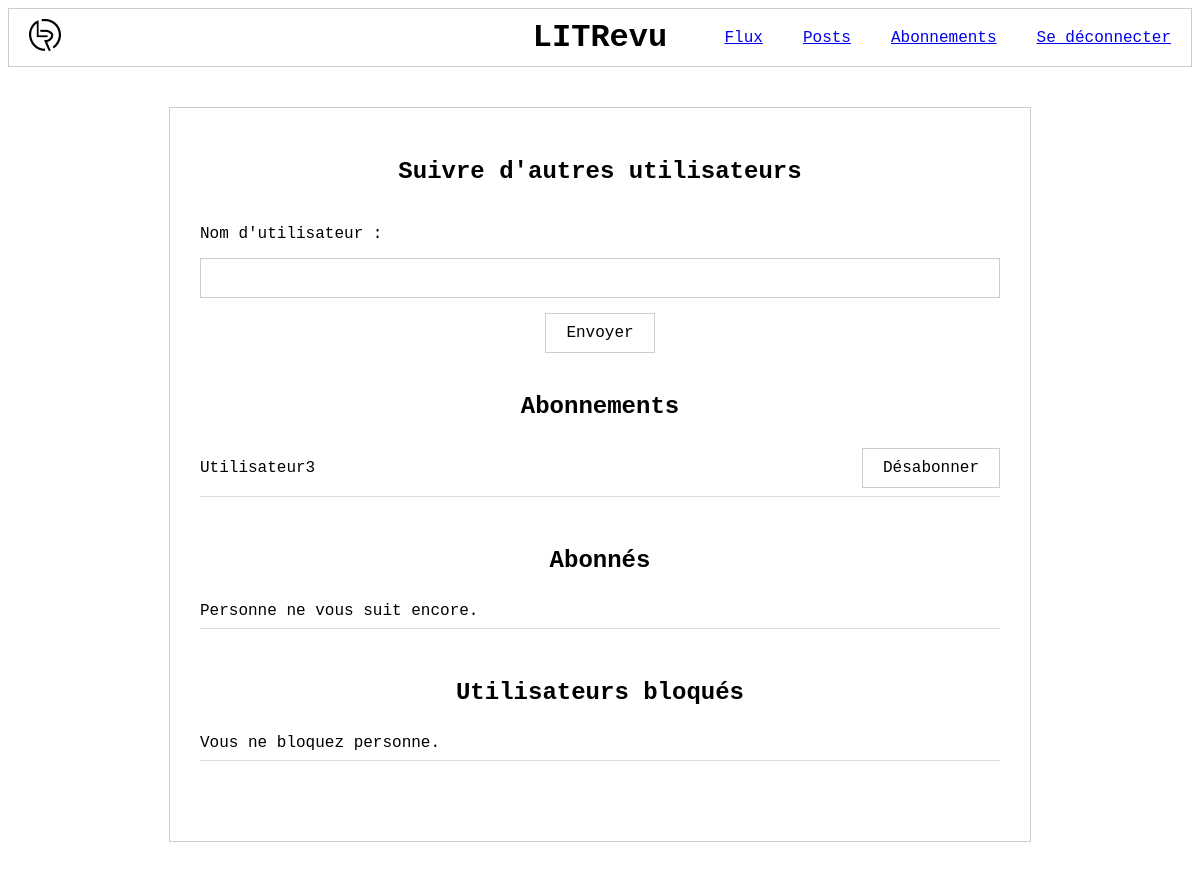
The app's page /review/follow/ (signed in), older data.
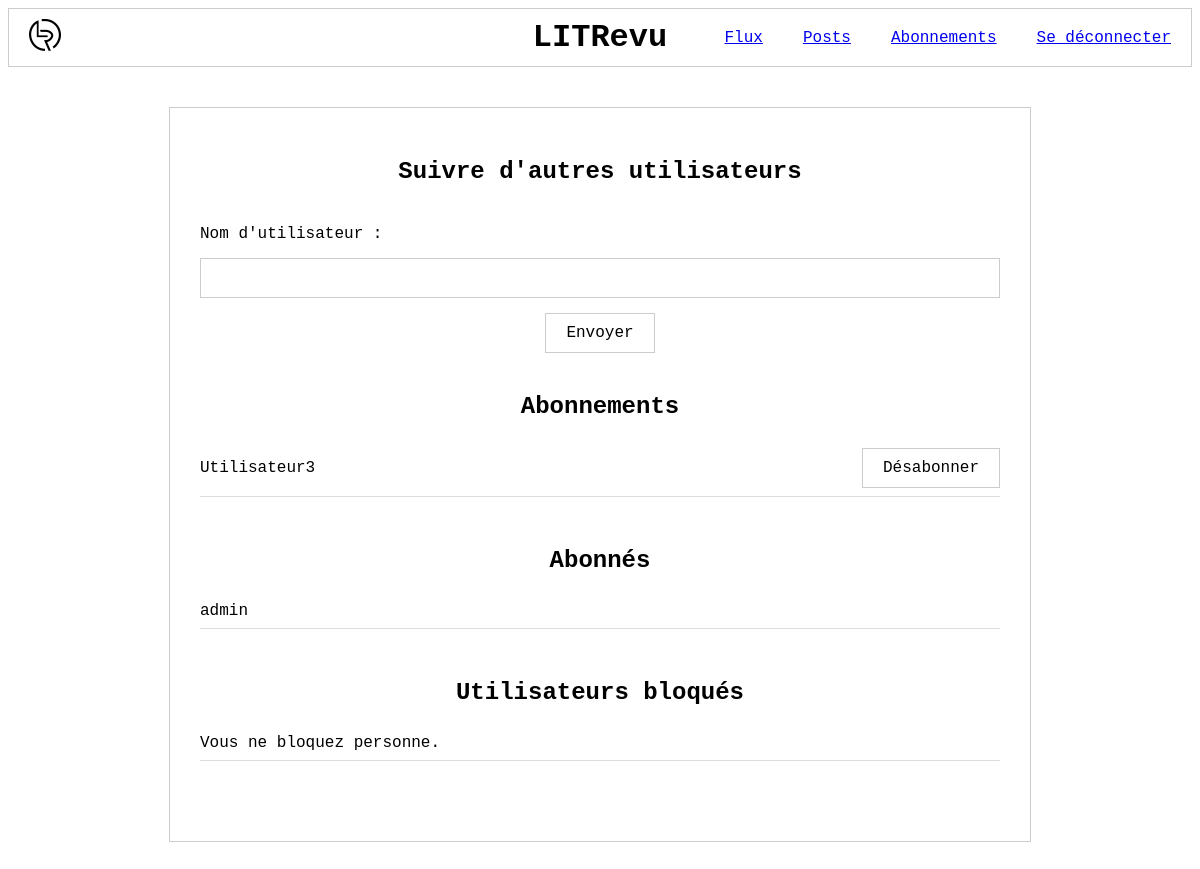
The same page, newer data.
### reviews/models.py (models this page shows)
class UserFollow(models.Model):
    user = models.ForeignKey(to=settings.AUTH_USER_MODEL, on_delete=models.CASCADE, related_name='following')
    followed_user = models.ForeignKey(to=settings.AUTH_USER_MODEL, on_delete=models.CASCADE, related_name='followed_by')
    class Meta:
        unique_together = ('user', 'followed_user', )

### authentication/models.py (models this page shows)
class User(AbstractUser):
    first_name = None
    last_name = None

### reviews/views.py (the view)
# urls.py: path('follow/', views.follow, name='follow'),
@login_required
def follow(request):
    if request.method == "POST":
        form = forms.FollowForm(request.POST, user=request.user)
        if form.is_valid():
            form.save()
            return redirect("follow")
    else:
        form = forms.FollowForm(user=request.user)
    following = UserFollow.objects.filter(user=request.user)
    followers = UserFollow.objects.filter(followed_user=request.user)
    blocked_user = UserBlock.objects.filter(user=request.user)
    return render(request, "reviews/follow.html", {
        "form": form,
        "following": following,
        "followers": followers,
        "blocked_user": blocked_user
    })

### reviews/forms.py (shortened to what this page needs)
class FollowForm(forms.Form):
    followed_user = forms.CharField(label="Nom d'utilisateur")
    def __init__(self, *args, user=None, **kwargs):
        super().__init__(*args, **kwargs)
        self.user = user

### reviews/templates/reviews/follow.html (shortened to what this page needs)
{% extends "base.html" %}
{% load static %}
{% block extra_css %}
    <link rel="stylesheet" href="{% static 'reviews/follow.css' %}">
{% endblock %}
{% block content %}
    <div class="follow-content">
        <h2>Suivre d'autres utilisateurs</h2>
        <form class="follow-section" method="post">
            {{ form.followed_user.label_tag }}
            {{ form.followed_user }}
            <button type="submit">Envoyer</button>
        </form>
        <h2>Abonnements</h2>
        <ul>
            {% for relation in following %}
                <li>
                    {{ relation.followed_user.username }}
                    <form method="post" action="{% url 'unfollow' relation.followed_user.id %}">
                        <button type="submit">Désabonner</button>
                    </form>
                </li>
            {% empty %}
                <li>Vous ne suivez personne.</li>
            {% endfor %}
        </ul>
        <h2>Abonnés</h2>
        <ul>
            {% for relation in followers %}
                <li>
                    {{ relation.user.username }}
                </li>
            {% empty %}
                <li>Personne ne vous suit encore.</li>
            {% endfor %}
        </ul>
        <h2>Utilisateurs bloqués</h2>
        <ul>
            {% for relation in blocked_user %}
                <li>
                    {{ relation.blocked_user.username }}
                    <form method="post" action="{% url 'unblock' relation.blocked_user.id %}">
                        {% csrf_token %}
                        <button type="submit">Débloquer</button>
                    </form>
                </li>
            {% empty %}
                <li>Vous ne bloquez personne.</li>
            {% endfor %}
        </ul>
    </div>
{% endblock %}

Row changes from the older to the newer data that the page shows:
added UserFollow: user.username "admin", shown under "Abonnés"
Text that changed along with them:
text no longer shown: "Personne ne vous suit encore."
